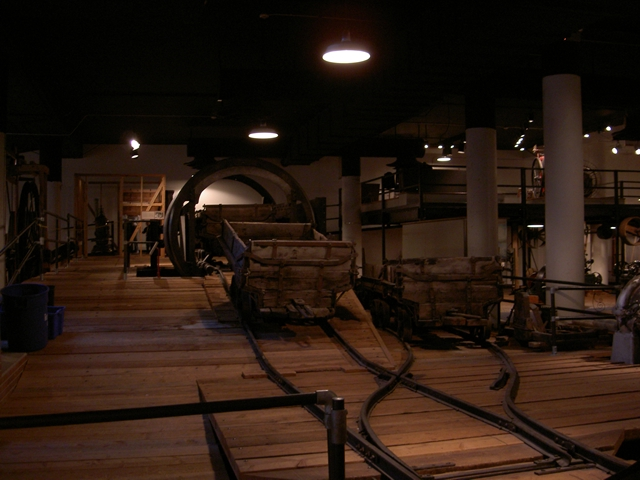
%> input picture C.E. Using Combined 1D and 2D/06.JPG, 640 x 480 px
$ octave Untitled2.m   (GNU Octave 9; MATLAB toolbox functions it lacks are replaced by stand-ins)
%> lines starting %> are read from the running program, lines starting %| are printed output that depends on the picture
clc;
clear all;
close all;
a1 = imread('06.jpg');
%> a1 is the input picture: size 480x640x3 uint8; mean R, G, B 39.6, 24.8, 16.1
a = im2double(a1);
[m,n,k] = size(a);
%> m = 480; n = 640; k = 3
ar = a(:,:,1);
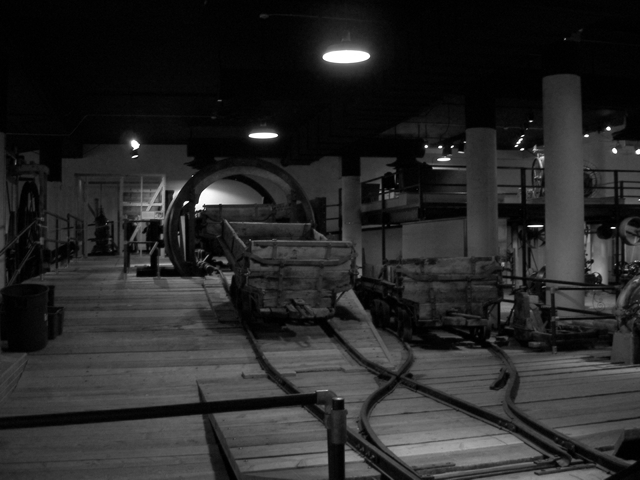
%> ar: size 480x640 double; min 0, max 1, mean 0.155
ag = a(:,:,2);
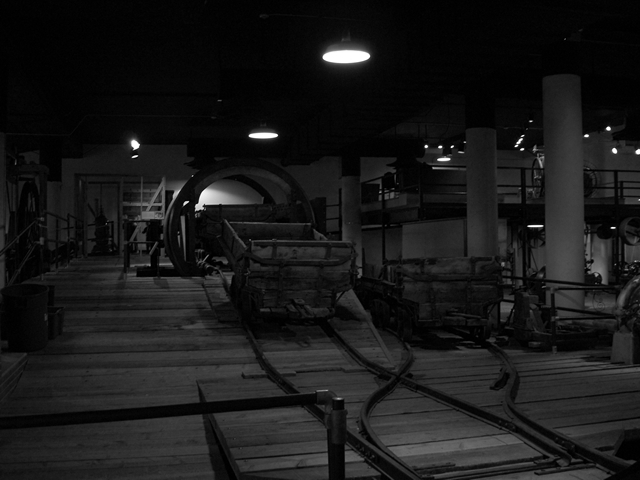
%> ag: size 480x640 double; min 0, max 1, mean 0.0974
ab = a(:,:,3);
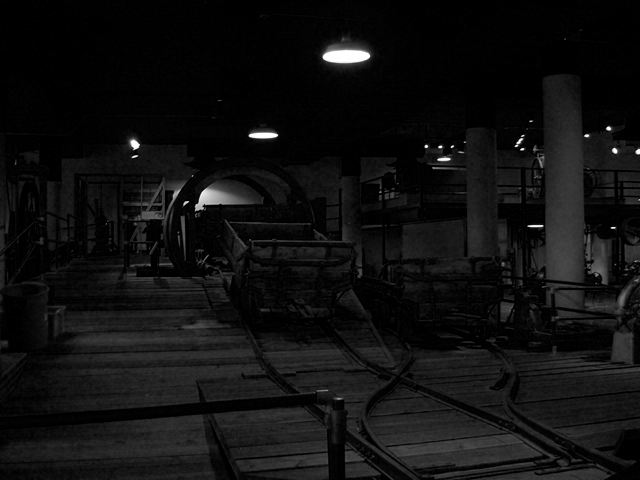
%> ab: size 480x640 double; min 0, max 1, mean 0.0631
br = 0.2*ar;
bg = 0.2*ag;
bb = 0.2*ab;
c = zeros(m,n,k);
c(:,:,1) = br;
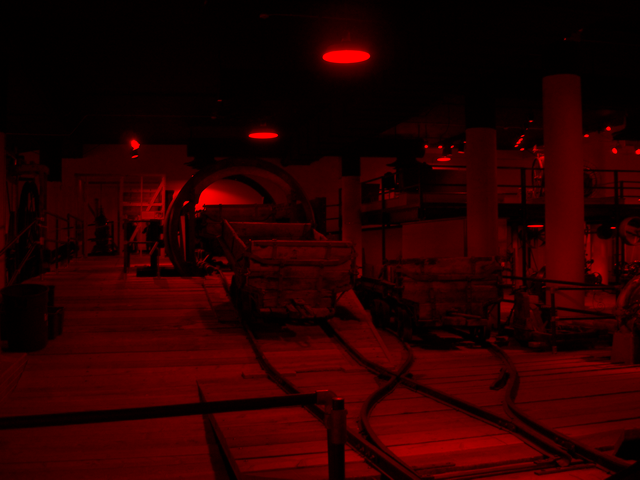
%> c: size 480x640x3 double; mean R, G, B 0.0311, 0, 0; drawn with min black and max white
c(:,:,2) = bg;
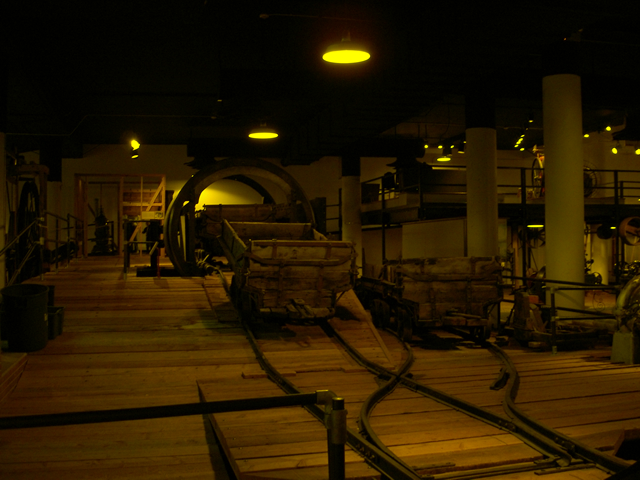
%> c: size 480x640x3 double; mean R, G, B 0.0311, 0.0195, 0; drawn with min black and max white
c(:,:,3) = bb;
figure,
imshow(c);

$ run again, with C.E. Using Combined 1D and 2D/02.JPG copied over C.E. Using Combined 1D and 2D/06.JPG
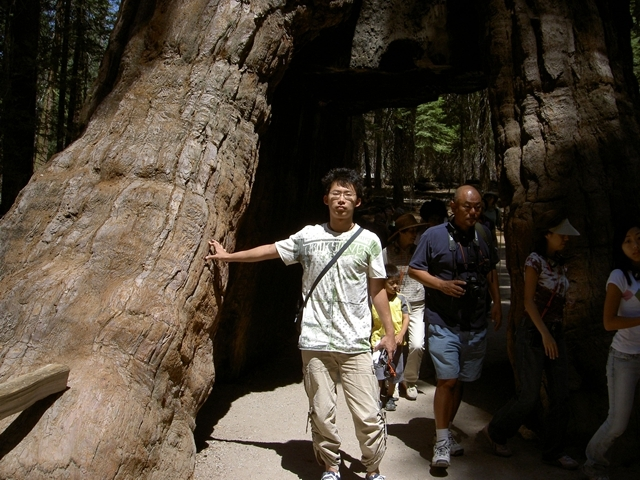
%> input picture C.E. Using Combined 1D and 2D/02.JPG, 640 x 480 px
%> a1 is the input picture: size 480x640x3 uint8; mean R, G, B 73.1, 63.4, 51.7
%> `ab = a(:,:,3);`:
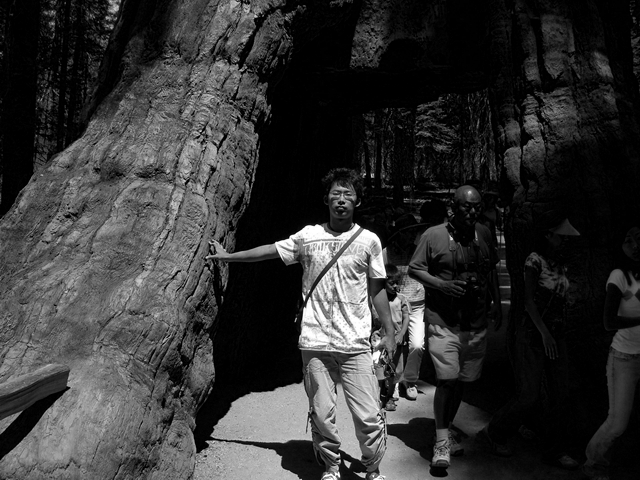
%> ab: size 480x640 double; min 0, max 1, mean 0.203
%> `c(:,:,2) = bg;`:
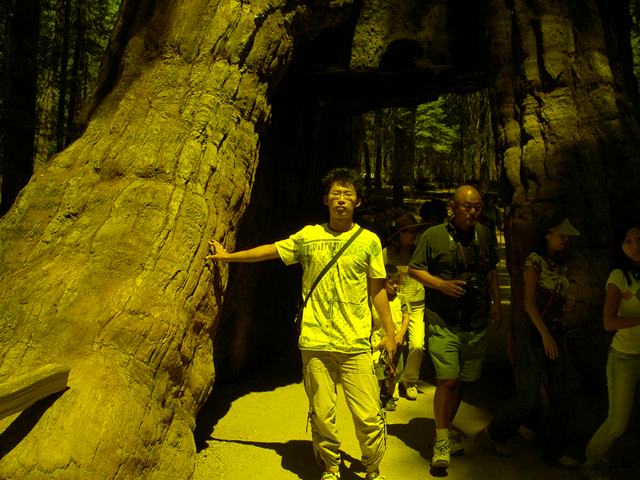
%> c: size 480x640x3 double; mean R, G, B 0.0573, 0.0497, 0; drawn with min black and max white

$ run again, with C.E. Using Combined 1D and 2D/03.JPG copied over C.E. Using Combined 1D and 2D/06.JPG
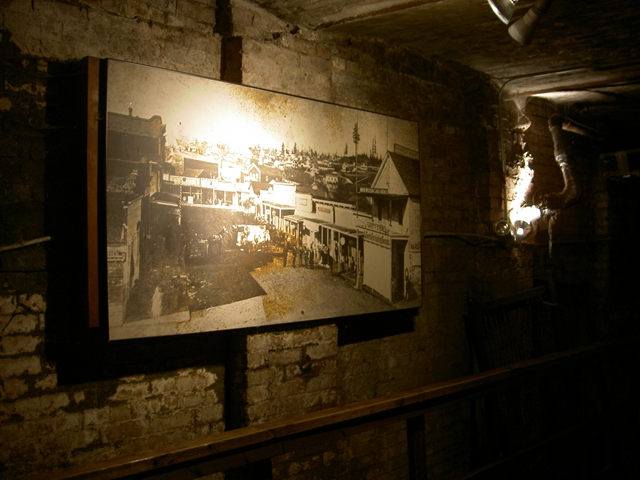
%> input picture C.E. Using Combined 1D and 2D/03.JPG, 640 x 480 px
%> a1 is the input picture: size 480x640x3 uint8; mean R, G, B 60.6, 47.8, 27.3
%> `ab = a(:,:,3);`:
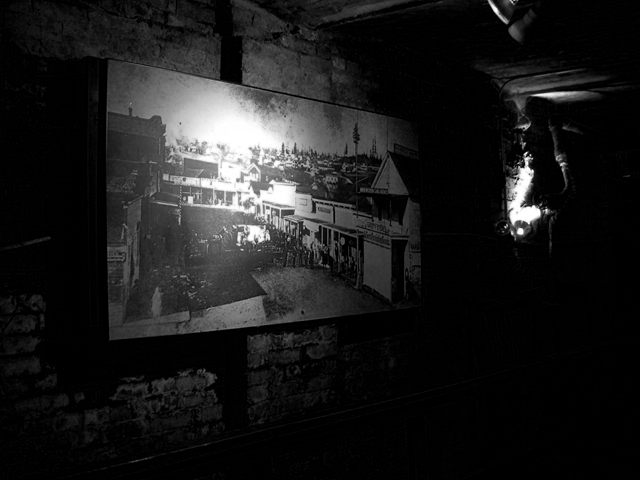
%> ab: size 480x640 double; min 0, max 1, mean 0.107
%> `c(:,:,2) = bg;`:
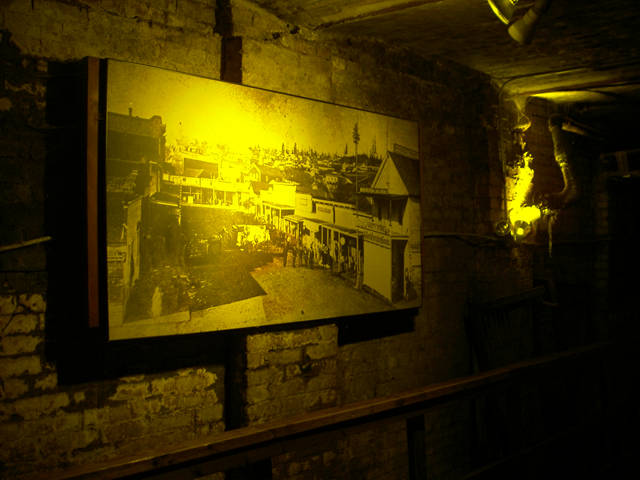
%> c: size 480x640x3 double; mean R, G, B 0.0475, 0.0375, 0; drawn with min black and max white
